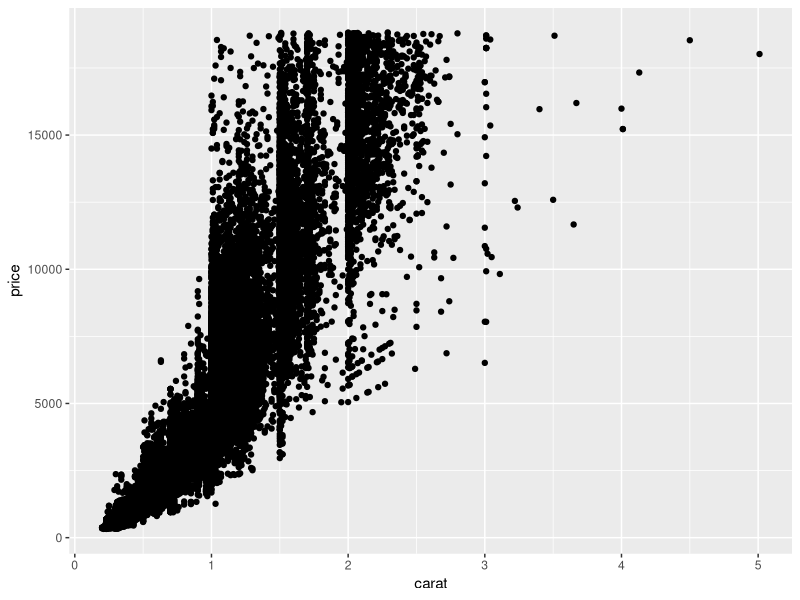
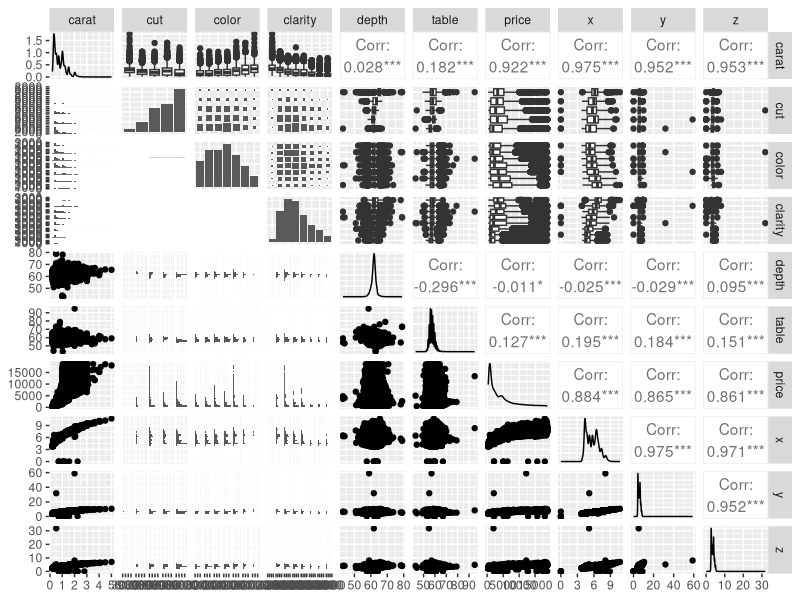

Generate these figures, in order, with R:
## ---- chunk 1
library(ggplot2)
library(tidyverse)
library(skimr)
library(GGally)
## ---- chunk 2
View(diamonds)
names(diamonds)
dim(diamonds)
summary(diamonds)
head(diamonds)
tail(diamonds)
skimr:: skim(diamonds)
## ---- chunk 3
ggplot(data=diamonds, aes(carat, price))+
  geom_point()
## ---- chunk 4
ggpairs(diamonds, columns = 1:ncol(diamonds))
